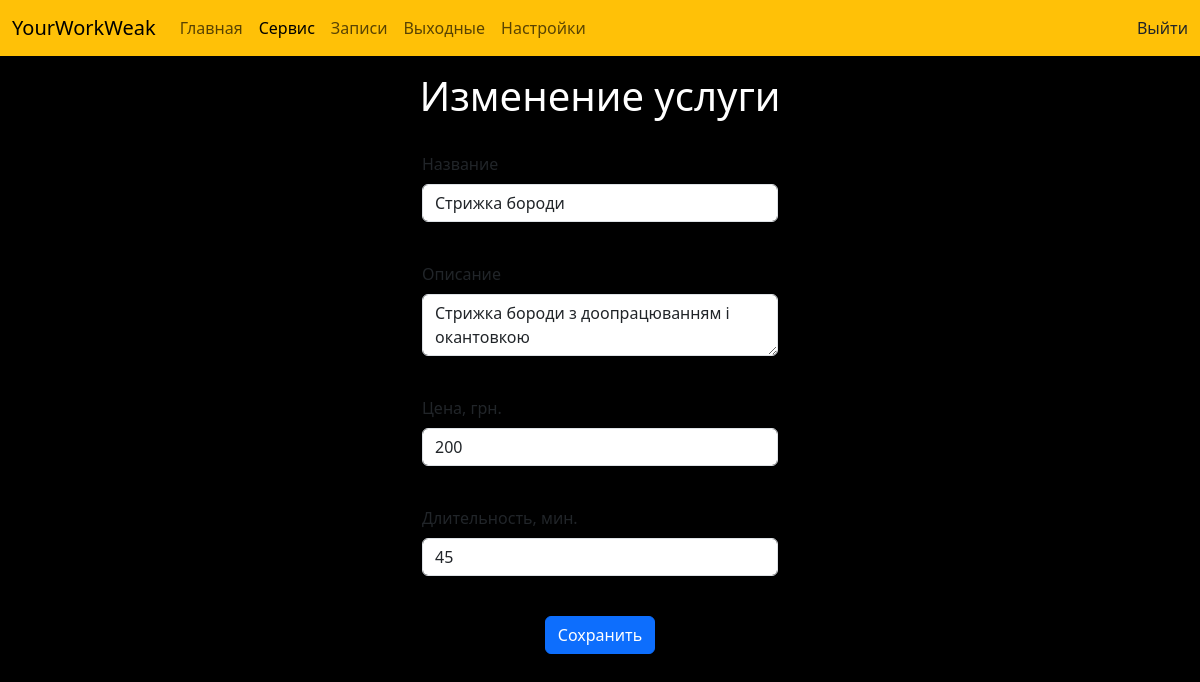
Screenshot of /services/2/update (signed in) with the database file from the repository.
### app/models.py (models this page shows, shortened)
class Service(db.Model):
    id = db.Column(db.Integer, primary_key=True)
    title = db.Column(db.String(50))
    description = db.Column(db.String(140))
    price = db.Column(db.Integer)
    duration = db.Column(db.Interval)
    user_id = db.Column(db.Integer, db.ForeignKey('user.id'))
    records = db.relationship('Record', backref='service', lazy='dynamic')

### app/main/routes.py (the view)
@bp.route('/services/<int:service_id>/update', methods=['POST', 'GET'])
@login_required
def update_service(service_id):
    service = Service.query.get_or_404(service_id)
    if service not in current_user.services:
        abort(401)
    form = ServiceForm()
    if form.validate_on_submit():
        service.title = form.title.data
        service.duration = timedelta(minutes=int(form.duration.data))
        service.price = form.price.data
        db.session.commit()
        flash(message='Изменения успешно сохранены', category='success')
        return redirect(url_for('.services'))
    elif request.method == 'GET':
        form.title.data = service.title
        form.description.data = service.description
        form.price.data = service.price
        form.duration.data = service.duration // timedelta(minutes=1)
    return render_template('update_service.html', title='Изменения услуги', form=form)

### app/main/forms.py
class ServiceForm(FlaskForm):
    title = StringField('Название', validators=[DataRequired()])
    description = TextAreaField('Описание', validators=[Length(min=0, max=140)])
    price = StringField('Цена, грн.', validators=[DataRequired()])
    duration = StringField('Длительность, мин.', validators=[DataRequired()])
    submit = SubmitField('Сохранить')

### app/models.py (called while the page is built)
@login.user_loader
def load_user(id):
    return User.query.get(int(id))

### app/templates/update_service.html (shortened to what this page needs)
{% extends 'base.html' %}
{% block app_content %}
<div class="container">
	<div class="row justify-content-center">
		<div class="row pt-3 text-center">
			<div class="col-12">
				<h1 class="mb-3">Изменение услуги</h1>
			</div>
		</div>
		<div class="col-sm-12 col-md-4 pt-3">
			<form action="" method="post">
				{% for field in form if field.name not in ['csrf_token', 'submit'] %}
					<div class="mb-3">
						{{ field.label(class='form-label') }}<br>
						{{ field(class='form-control') }}<br>
					</div>
				{% endfor %}
				<div class="text-center mb-3">{{ form.submit(class="btn btn-primary") }}</div>
			</form>
		</div>
	</div>
</div>
{% endblock app_content %}

### app/static/css/style.css (style rules this page uses)
h1, h2, h5, hr { color: white; }
body { background-color: black; }

### rows the page displays
Service: title "Стрижка бороди" "Стрижка бороди з доопрацюванням і окантовкою" "200" "45"

### other values shown
{{ field.label(class='form-label') }} "Название" "Описание" "Цена, грн." "Длительность, мин."
